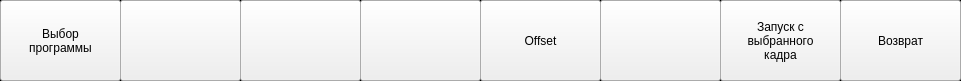
     <widget class="QFrame" name="frame_11">
      <property name="geometry">
       <rect>
        <x>0</x>
        <y>790</y>
        <width>961</width>
        <height>81</height>
       </rect>
      </property>
      <property name="frameShape">
       <enum>QFrame::Shape::Box</enum>
      </property>
      <property name="frameShadow">
       <enum>QFrame::Shadow::Plain</enum>
      </property>
      <widget class="QFrame" name="frame_22">
       <property name="geometry">
        <rect>
         <x>840</x>
         <y>0</y>
         <width>121</width>
         <height>81</height>
        </rect>
       </property>
       <property name="frameShape">
        <enum>QFrame::Shape::Box</enum>
       </property>
       <property name="frameShadow">
        <enum>QFrame::Shadow::Plain</enum>
       </property>
       <widget class="QPushButton" name="button_back">
        <property name="geometry">
         <rect>
          <x>0</x>
          <y>0</y>
          <width>121</width>
          <height>81</height>
         </rect>
        </property>
        <property name="text">
         <string>Возврат</string>
        </property>
       </widget>
      </widget>
      <widget class="QFrame" name="frame_23">
       <property name="geometry">
        <rect>
         <x>720</x>
         <y>0</y>
         <width>121</width>
         <height>81</height>
        </rect>
       </property>
       <property name="frameShape">
        <enum>QFrame::Shape::Box</enum>
       </property>
       <property name="frameShadow">
        <enum>QFrame::Shadow::Plain</enum>
       </property>
       <widget class="QPushButton" name="button_startkadr">
        <property name="geometry">
         <rect>
          <x>0</x>
          <y>0</y>
          <width>121</width>
          <height>81</height>
         </rect>
        </property>
        <property name="text">
         <string>Запуск с 
выбранного 
кадра</string>
        </property>
       </widget>
      </widget>
      <widget class="QFrame" name="frame_24">
       <property name="geometry">
        <rect>
         <x>600</x>
         <y>0</y>
         <width>121</width>
         <height>81</height>
        </rect>
       </property>
       <property name="frameShape">
        <enum>QFrame::Shape::Box</enum>
       </property>
       <property name="frameShadow">
        <enum>QFrame::Shadow::Plain</enum>
       </property>
       <widget class="QPushButton" name="button_nulllll">
        <property name="geometry">
         <rect>
          <x>0</x>
          <y>0</y>
          <width>121</width>
          <height>81</height>
         </rect>
        </property>
        <property name="text">
         <string/>
        </property>
       </widget>
      </widget>
      <widget class="QFrame" name="frame_25">
       <property name="geometry">
        <rect>
         <x>480</x>
         <y>0</y>
         <width>121</width>
         <height>81</height>
        </rect>
       </property>
       <property name="frameShape">
        <enum>QFrame::Shape::Box</enum>
       </property>
       <property name="frameShadow">
        <enum>QFrame::Shadow::Plain</enum>
       </property>
       <widget class="QPushButton" name="button_smesh">
        <property name="geometry">
         <rect>
          <x>0</x>
          <y>0</y>
          <width>121</width>
          <height>81</height>
         </rect>
        </property>
        <property name="text">
         <string>Offset</string>
        </property>
       </widget>
      </widget>
      <widget class="QFrame" name="frame_26">
       <property name="geometry">
        <rect>
         <x>360</x>
         <y>0</y>
         <width>121</width>
         <height>81</height>
        </rect>
       </property>
       <property name="frameShape">
        <enum>QFrame::Shape::Box</enum>
       </property>
       <property name="frameShadow">
        <enum>QFrame::Shadow::Plain</enum>
       </property>
       <widget class="QPushButton" name="button_null3">
        <property name="geometry">
         <rect>
          <x>0</x>
          <y>0</y>
          <width>121</width>
          <height>81</height>
         </rect>
        </property>
        <property name="text">
         <string/>
        </property>
       </widget>
      </widget>
      <widget class="QFrame" name="frame_27">
       <property name="geometry">
        <rect>
         <x>240</x>
         <y>0</y>
         <width>121</width>
         <height>81</height>
        </rect>
       </property>
       <property name="frameShape">
        <enum>QFrame::Shape::Box</enum>
       </property>
       <property name="frameShadow">
        <enum>QFrame::Shadow::Plain</enum>
       </property>
       <widget class="QPushButton" name="button_null2">
        <property name="geometry">
         <rect>
          <x>0</x>
          <y>0</y>
          <width>121</width>
          <height>81</height>
         </rect>
        </property>
        <property name="text">
         <string/>
        </property>
       </widget>
      </widget>
      <widget class="QFrame" name="frame_28">
       <property name="geometry">
        <rect>
         <x>120</x>
         <y>0</y>
         <width>121</width>
         <height>81</height>
        </rect>
       </property>
       <property name="frameShape">
        <enum>QFrame::Shape::Box</enum>
       </property>
       <property name="frameShadow">
        <enum>QFrame::Shadow::Plain</enum>
       </property>
       <widget class="QPushButton" name="button_null100">
        <property name="geometry">
         <rect>
          <x>0</x>
          <y>0</y>
          <width>121</width>
          <height>81</height>
         </rect>
        </property>
        <property name="text">
         <string/>
        </property>
       </widget>
      </widget>
      <widget class="QFrame" name="frame_29">
       <property name="geometry">
        <rect>
         <x>0</x>
         <y>0</y>
         <width>121</width>
         <height>81</height>
        </rect>
       </property>
       <property name="frameShape">
        <enum>QFrame::Shape::Box</enum>
       </property>
       <property name="frameShadow">
        <enum>QFrame::Shadow::Plain</enum>
       </property>
       <widget class="QPushButton" name="button_selectprog">
        <property name="geometry">
         <rect>
          <x>0</x>
          <y>0</y>
          <width>121</width>
          <height>81</height>
         </rect>
        </property>
        <property name="text">
         <string>Выбор 
программы</string>
        </property>
       </widget>
      </widget>
     </widget>
